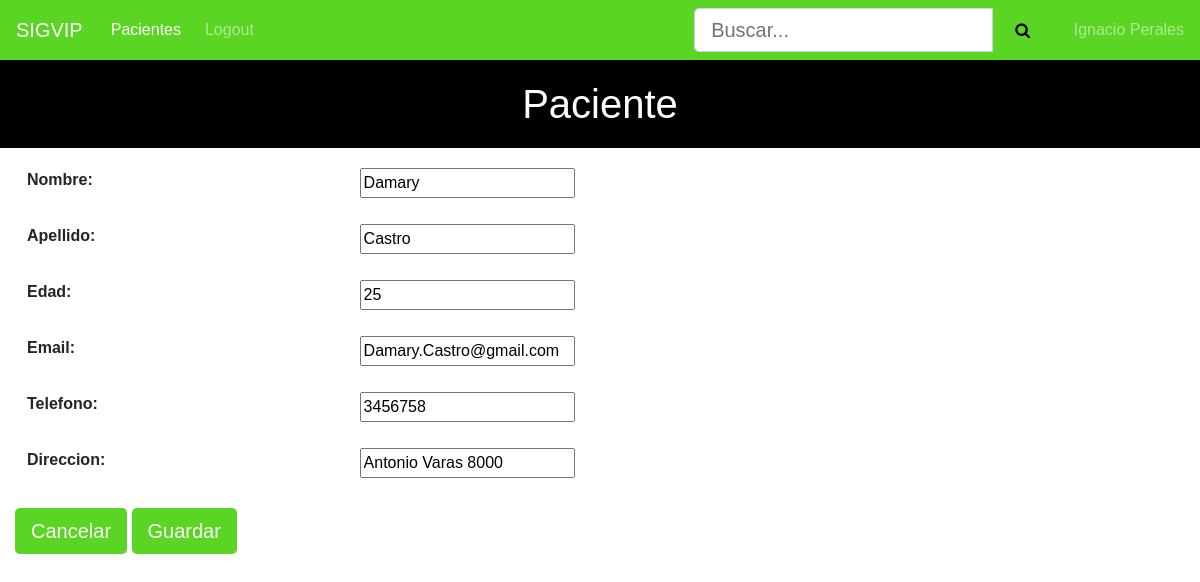
Screenshot of /ficha/1/update/ (signed in) with the database file from the repository.
### pacientes/models.py (models this page shows, shortened)
class Paciente(models.Model):
    rut = models.CharField(max_length=9, unique=True)
    nombre = models.CharField(max_length=45)
    apellido = models.CharField(max_length=45)
    edad = models.IntegerField()
    email = models.EmailField(max_length=60)
    telefono = models.IntegerField()
    direccion = models.CharField(max_length=200)
    pacientes = models.Manager()

### ficha/views.py (the view)
# urls.py: url(r'^(?P<pk>\d+)/update/$',views.PacienteUpdate.as_view(success_url='pacientes/'),name='paciente_update'),
class PacienteUpdate(UpdateView):
    model = Paciente
    template_name = './paciente_form.html'
    fields = ['nombre','apellido','edad','email','telefono','direccion']

### pacientes/templates/paciente_form.html (shortened to what this page needs)
{% extends "base.html" %}
{% block pagina %}
    <h1>Paciente</h1>
{% endblock %}
{% block content %}
<div id="paciente_form" class="container">
    <form action="" method="POST">
            <table class="table table-borderless">
                {{form.as_table}}
            </table>
            <a class="btn btn-primary btn-lg" href="{{request.META.HTTP_REFERER}}" role="button">Cancelar</a>
            <input type="submit" class="btn btn-lg btn-primary " value="Guardar" onclick="CrearPaciente()"></input>
    </form>
</div>
{% endblock %}

### pacientes/templates/navbar.html (shortened to what this page needs)
<nav class="navbar navbar-expand-lg navbar-dark">
    <a class="navbar-brand" href="{% url 'index' %}">SIGVIP</a>
    <div class="collapse navbar-collapse" id="navbarNav">
      <ul class="navbar-nav mr-auto">
        {% if user.is_authenticated %}
            <li class="nav-item active">
                <a class="nav-link" href="/pacientes">Pacientes<span class="sr-only">(current)</span></a>
            </li>
            <li class="nav-item">
                <a class="nav-link" href="{% url 'logout' %}">Logout</a>
            </li>
        </ul>
        <div class="search" style="width: fit-content;margin-left: 35%">
            <form method="GET">
                <div id="custom-search-input">
                    <div class="input-group">
                        <input type="text" class="form-control btn-lg" placeholder="Buscar..." name="buscar"
                            value="{{request.GET.buscar}}">
                        <span class="input-group-list">
                            <button style="background-color: #5ad524;border: none;height: 44px;" type="submit"><i class="fa fa-search btn-lg"></i></button>
                        </span>
                    </div>
                </div>
            </form>
        </div>
        <span class="navbar-text" style="width: fit-content;margin-left: 2%">
            {{user.first_name}} {{user.last_name}}
        </span>
        {% else %}
            <li class="nav-item">
                <a class="nav-link" href="{% url 'login' %}">Login</a>
            </li>
        {% endif %}
    </div>
</nav>

### pacientes/static/css/cursos.css (style rules this page uses)
body { margin: 0; padding: 0; font-family: sans-serif; }
.navbar { background-color: #5ad524; }
.navbar .navbar-brand { color: white; }
h1 { text-align: center; background-color: black; padding: 20px; color: white; }
.navbar .nav-link { color: white; border-radius: .25rem; margin: 0 0.25em; }
#paciente_form { position: fixed; left: 0%; }
.btn-primary { background-color: #5ad524; border: none; }

### rows the page displays
Paciente: nombre "Damary", apellido "Castro", edad "25", email "Damary.Castro@gmail.com", telefono "3456758", direccion "Antonio Varas 8000"

### other values shown
{{ user.first_name }} "Ignacio"
{{ user.last_name }} "Perales"
